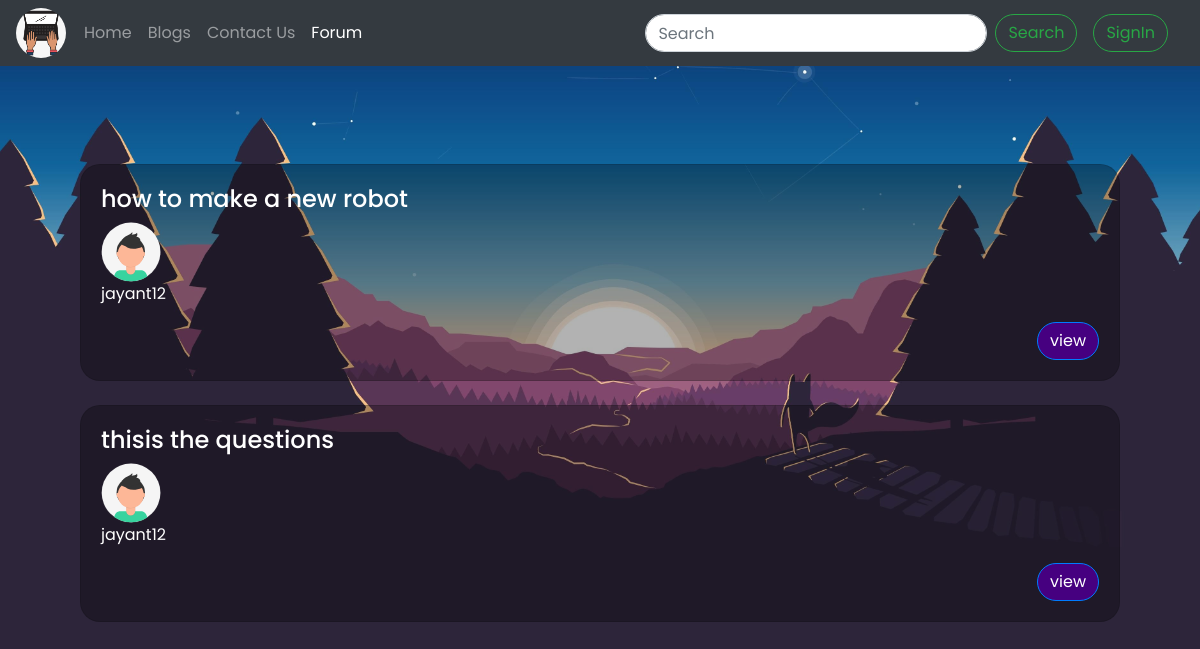
The app's page /doubts/questions-home with its own data.
### quesAns/models.py (models this page shows, shortened)
class Question(models.Model):
    sno = models.AutoField(primary_key=True)
    title = models.CharField(max_length=100)
    content = RichTextField(blank=True, null=True)
    author = models.CharField(max_length=50)
    slug = models.CharField(max_length=200)
    time_stamp = models.DateTimeField(auto_now_add=True)
    class Meta:
        ordering = ['-time_stamp']

### quesAns/views.py (the view)
# urls.py: path('questions-home', views.all_questions, name='all-questions'),
def all_questions(request):
    allques = Question.objects.all()
    context = {'allques': allques}
    return render(request, 'questions/questions_home.html', context)

### templates/questions/questions_home.html (shortened to what this page needs)
{% extends 'base.html' %}
{% load static %}
{% block head %}
<link rel="stylesheet" href="{% static 'questionHome.css' %}">
{% endblock head %}
{% load static %}
{% block doubtactive %}active
{% endblock doubtactive %}
{% block body %}
<div class="container my-2 mb-4">
{% if user.is_authenticated %}
<div class=" mb-5 ml-5">
    <a class = "btn btn-primary" href="/doubts/ask-question-page" id = "askQ"><span>+ Ask Question </span></a>
    </div>
</div>
<div class="container  mt-5">
<div id = 'question-bank'>
    {% for ques in allques %}
    <div class="card my-4" id = "card">
        <div class="card-body" >
            <h4>{{ques.title}}</h4>
             <img src="/static/images/avatar.svg" height = "60px" alt=""><p>{{ques.author}}</p>
                <a class = " btn btn-primary float-right" href="/doubts/{{ques.slug}}" id= "post-button">view</a>
        </div>
    </div>
    {% endfor %}
{% else %}
<div class="container  mt-5">
<div id = 'question-bank'>
    {% for ques in allques %}
    <div class="card my-4" id = "card">
        <div class="card-body" >
            <h4>{{ques.title}}</h4>
             <img src="/static/images/avatar.svg" height = "60px" alt=""><p>{{ques.author}}</p>
                <a class = " btn btn-primary float-right" href="/doubts/{{ques.slug}}" id= "post-button">view</a>
        </div>
    </div>
    {% endfor %}
{% endif %}
</div>
</div>
{% endblock body %}

### static/base.css (style rules this page uses)
body { margin: 0px !important; font-family: 'Poppins', sans-serif !important; font-size: 1em !important; background:url("/static/images/vector-purple.jpg"); background-blend-mode: darken; background-repeat: no-repeat; background-size: cover; }
.btn { border-radius: 50px !important; }

### static/questionHome.css (style rules this page uses)
#question-bank { padding: 20px; margin-top: 5%; }
#card { background: rgba(0,0,0,.3); border-radius: 20px; color: white; }
#post-button { background: rgb(70, 0, 128); }

### records on screen
Question: title "how to make a new robot", author "jayant12"
Question: title "thisis the questions", author "jayant12"
